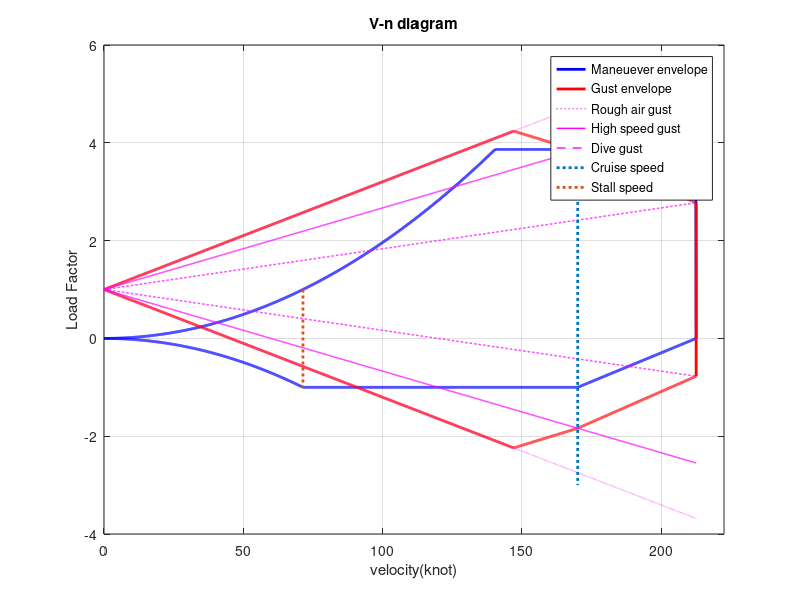

The MATLAB script that drew this image:

clear all
clc
close all
% 0.592 knot = 1 ft/s, 1 knot = 1.688 ft/s
% load factor = Total lift/ weight

d=0.001756; %density, slug/ft^3 , alt = 10000ft
cl=1.6;   %max lift coefficient, Reynolds number = 6500000
c = 4.43;  %mean aerodynamic chord, ft
b = 36; % wingspan
S= 176; % wing area, ft^2
AR = b^2/S; %aspect ratio 
W= 3600; %MTOW , lb
WL=W/S;  % wingload
g= 32.26; % gravity acceleration ft/s^2  
cla=4.42; % fig 3.4.14 find with AR and times 180/3.14
mu=(2*WL)/(d*g*c*cla); % mass ratio
k=(0.88*mu)/(5.3+mu); % gust alleviation factor in subsonic

u1=66; % rough air gust, ft/s, U_de
u2=50; % high speed gust, ft/s, U_de
u3=25; % dive speed gust, ft/s, U_de
vc = 170; %cruise speed, knots
vd = vc*1.25; % dive speed, typically vc*1.25
vb = vd/2; % maneuever speed at rough air gust
nlimit=2.1+24000/(W+10000); %maximum positive load factor, more than 2.1+24000/(W+10000)
nnlimit=-1; %maximum negative load factor

v=0 : 0.1 : vd; % velocity
n=(d*cl*((1.69*v).^2))/(2*WL); % load fator
nn=-n;

ng1 = 1+((k*u1*v*cla)/(498*WL)); %rough air gust load factor
ng2 = 1+((k*u2*v*cla)/(498*WL)); %high speed gust load factor
ng3 = 1+((k*u3*v*cla)/(498*WL)); %dive gust load factor
ng11 = 1-((k*u1*v*cla)/(498*WL)); %rough air gust load factor
ng22 = 1-((k*u2*v*cla)/(498*WL)); %high gust load factor
ng33 = 1-((k*u3*v*cla)/(498*WL)); %dive gust load factor
temp = roots([(d*cl*((1.69)^2))/(2*WL) -((k*u1*cla)/(498*WL)) -1]);
vb=temp(temp>0);

n( n > nlimit ) = nlimit; % restrict positive load factor
nn( nn < nnlimit )= nnlimit; % restrict negative load factor
n( v >= vd) = 0; % positive load factor = 0 at dive speed
nn( v >= vd) = 0; % negative load factor = 0 at dive speed

for i = find(v==vc) : find(v==vd)
    
    nn(i) = -nnlimit/(vd-vc)*(v(i)-vc)+nnlimit;
    
end

ngp1 = 1+((k*u1*vb*cla)/(498*WL)); % rough air gust point
ngp2 = 1+((k*u2*vc*cla)/(498*WL)); % high speed air gust point
ngp3 = 1+((k*u3*vd*cla)/(498*WL)); % dive speed air gust point
ngp11 = 1-((k*u1*vb*cla)/(498*WL)); % - rough air gust point 
ngp22 = 1-((k*u2*vc*cla)/(498*WL)); % - high speed air gust point
ngp33 = 1-((k*u3*vd*cla)/(498*WL)); % - dive speed air gust point

for i = 1:1001
gx(i) = 0+(i-1)*vb/1000;
gy(i) = (ngp1-1)/vb*gx(i)+1;
end
for i = 1002:2002
gx(i) = gx(1001)+(i-1002)*(vc-vb)/1000;
gy(i) = (ngp2-ngp1)/(vc-vb)*gx(i)-(ngp2-ngp1)/(vc-vb)*gx(1001)+gy(1001);
end
for i = 2003:3003
gx(i) = gx(2002)+(i-2003)*(vd-vc)/1000;
gy(i) = (ngp3-ngp2)/(vd-vc)*gx(i)-(ngp3-ngp2)/(vd-vc)*gx(2002)+gy(2002);
end

for i = 1:1001
gx2(i) = 0+(i-1)*vb/1000;
gy2(i) = (ngp11-1)/vb*gx2(i)+1;
end
for i = 1002:2002
gx2(i) = gx2(1001)+(i-1002)*(vc-vb)/1000;
gy2(i) = (ngp22-ngp11)/(vc-vb)*gx2(i)-(ngp22-ngp11)/(vc-vb)*gx2(1001)+gy2(1001);
end
for i = 2003:3003
gx2(i) = gx2(2002)+(i-2003)*(vd-vc)/1000;
gy2(i) = (ngp33-ngp22)/(vd-vc)*gx2(i)-(ngp33-ngp22)/(vd-vc)*gx2(2002)+gy2(2002);
end
gx(3004)=vd+0.001; gy(3004)=0;
gx2(3004)=vd+0.001; gy2(3004)=0;


figure(1)

% Maneuever envelope
a1 = plot(v,n, 'b','LineWidth',2);
hold on
plot(v,nn,'b', 'LineWidth',2);




% Gust envelope
 a2 = plot(gx,gy,'r', 'LineWidth',2);
 plot(gx2,gy2, 'r','LineWidth',2);
 
%Gust line 
a3 = plot(v,ng1,'m:', 'LineWidth',1);
a4 = plot(v,ng2,'m-', 'LineWidth',1);
a5 = plot(v,ng3,'m--', 'LineWidth',1);

plot(v,ng11,'m:', 'LineWidth',1)
plot(v,ng22,'m-', 'LineWidth',1)
plot(v,ng33,'m--', 'LineWidth',1)

% velocity check line
xv = vc;  
ystart = 5;
 yend = -3;
 a6 = plot([xv xv], [ystart yend],':','LineWidth',2);
 
 temp = find(n<=1);
 temp = sort(temp,'descend');
 vs = v(temp(2));
a7 = plot([vs vs], [1 -1],':','LineWidth',2);

legend([a1, a2, a3, a4, a5, a6,a7],{'Maneuever envelope', 'Gust envelope','Rough air gust',... 
        'High speed gust', 'Dive gust','Cruise speed','Stall speed'})
grid on
title('V-n diagram');
xlabel('velocity(knot)');ylabel('Load Factor');
xlim([0 vd+10])
